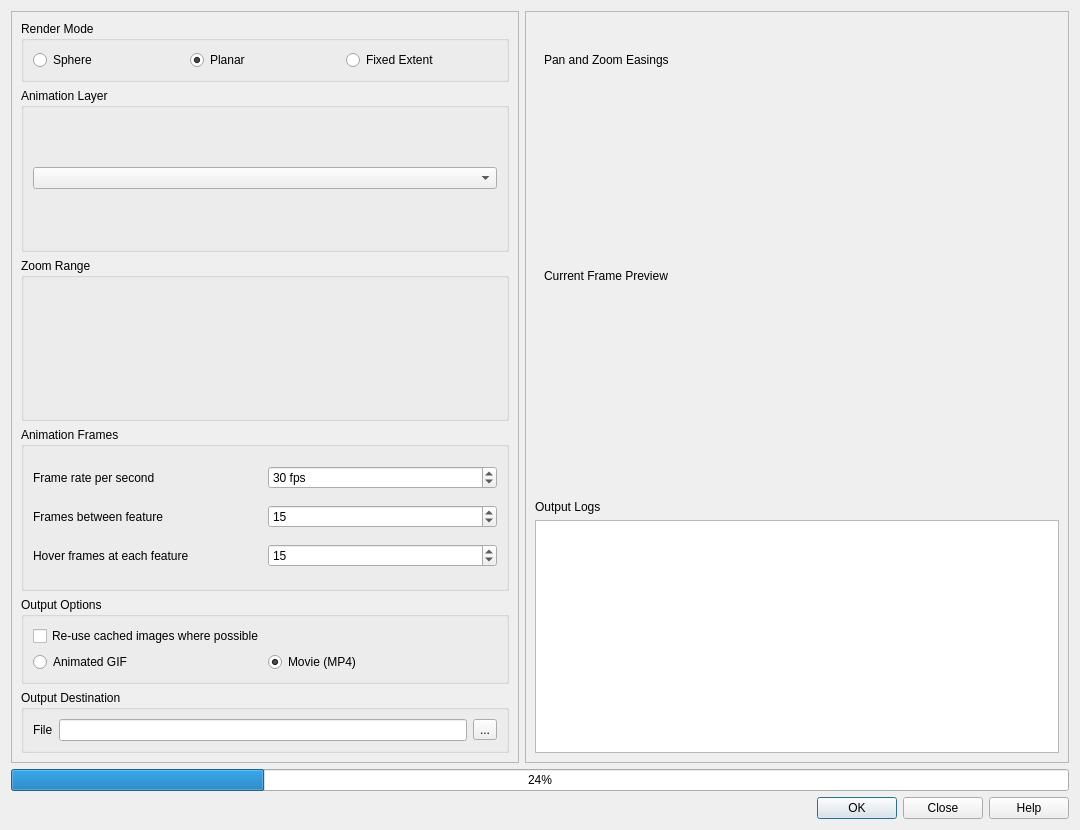
<?xml version="1.0" encoding="UTF-8"?>
<ui version="4.0">
 <class>animation_workbench_base</class>
 <widget class="QDialog" name="animation_workbench_base">
  <property name="geometry">
   <rect>
    <x>0</x>
    <y>0</y>
    <width>1080</width>
    <height>830</height>
   </rect>
  </property>
  <property name="windowTitle">
   <string>Dialog</string>
  </property>
  <layout class="QGridLayout" name="gridLayout_9">
   <item row="0" column="0">
    <widget class="QFrame" name="frame">
     <property name="frameShape">
      <enum>QFrame::StyledPanel</enum>
     </property>
     <property name="frameShadow">
      <enum>QFrame::Raised</enum>
     </property>
     <layout class="QGridLayout" name="gridLayout_7">
      <item row="1" column="0">
       <widget class="QGroupBox" name="render_mode_group">
        <property name="toolTip">
         <string>The render mode determines the behaviour and type of the animation. 
For 'Sphere' the coordinate reference system (CRS) will 
be manipulated to create a spinning globe effect. 
For 'Plane', the CRS will not be altered, but will pan and 
zoom to each point.</string>
        </property>
        <property name="title">
         <string>Render Mode</string>
        </property>
        <layout class="QGridLayout" name="gridLayout">
         <item row="0" column="0">
          <widget class="QRadioButton" name="radio_sphere">
           <property name="text">
            <string>Sphere</string>
           </property>
          </widget>
         </item>
         <item row="0" column="1">
          <widget class="QRadioButton" name="radio_planar">
           <property name="text">
            <string>Planar</string>
           </property>
           <property name="checked">
            <bool>true</bool>
           </property>
          </widget>
         </item>
         <item row="0" column="2">
          <widget class="QRadioButton" name="radio_extent">
           <property name="text">
            <string>Fixed Extent</string>
           </property>
          </widget>
         </item>
        </layout>
       </widget>
      </item>
      <item row="2" column="0">
       <widget class="QStackedWidget" name="settings_stack">
        <property name="currentIndex">
         <number>0</number>
        </property>
        <widget class="QWidget" name="non_fixed_extent_settings">
         <layout class="QGridLayout" name="gridLayout_15">
          <property name="leftMargin">
           <number>0</number>
          </property>
          <property name="topMargin">
           <number>0</number>
          </property>
          <property name="rightMargin">
           <number>0</number>
          </property>
          <property name="bottomMargin">
           <number>0</number>
          </property>
          <property name="spacing">
           <number>6</number>
          </property>
          <item row="1" column="0">
           <widget class="QGroupBox" name="zoom_range_group">
            <property name="enabled">
             <bool>true</bool>
            </property>
            <property name="toolTip">
             <string>The scale range that the animation should 
move through. The smallest scale will be 
the zenith of the animation when it zooms 
out while travelling between points, and the 
largest scale will be the scale used when 
we arrive at each point.</string>
            </property>
            <property name="title">
             <string>Zoom Range</string>
            </property>
            <layout class="QGridLayout" name="gridLayout_10">
             <item row="0" column="0">
              <widget class="QgsScaleRangeWidget" name="scale_range">
               <property name="focusPolicy">
                <enum>Qt::StrongFocus</enum>
               </property>
              </widget>
             </item>
            </layout>
           </widget>
          </item>
          <item row="2" column="0">
           <widget class="QGroupBox" name="animation_frames_group">
            <property name="title">
             <string>Animation Frames</string>
            </property>
            <layout class="QGridLayout" name="gridLayout_8">
             <item row="2" column="0">
              <widget class="QLabel" name="hover_frames_label">
               <property name="text">
                <string>Hover frames at each feature</string>
               </property>
               <property name="buddy">
                <cstring>hover_frames_spin</cstring>
               </property>
              </widget>
             </item>
             <item row="1" column="0">
              <widget class="QLabel" name="feature_frames_label">
               <property name="text">
                <string>Frames between feature</string>
               </property>
               <property name="buddy">
                <cstring>feature_frames_spin</cstring>
               </property>
              </widget>
             </item>
             <item row="1" column="1">
              <widget class="QSpinBox" name="feature_frames_spin">
               <property name="toolTip">
                <string>This is the number of frames that will be used during
 animation of the dwell period at each feature. 
Video generation is done at 30 frames per 
second, so a value of 30 here would result in a 1 second 
dwell time. 
Set to zero to disable.</string>
               </property>
               <property name="maximum">
                <number>999</number>
               </property>
               <property name="value">
                <number>15</number>
               </property>
              </widget>
             </item>
             <item row="2" column="1">
              <widget class="QSpinBox" name="hover_frames_spin">
               <property name="toolTip">
                <string>This is the number of frames that will 
be used during animation of the motion from 
one point to the next. Video generation 
is done at 30 frames per second, so a value 
of 30 here would result in a 1 second flight time 
between two consecutive points. 
Set to zero to disable.</string>
               </property>
               <property name="maximum">
                <number>999</number>
               </property>
               <property name="value">
                <number>15</number>
               </property>
              </widget>
             </item>
             <item row="0" column="1">
              <widget class="QSpinBox" name="framerate_spin">
               <property name="toolTip">
                <string>When writing to video or gif, 
how many frames per second to use.</string>
               </property>
               <property name="suffix">
                <string> fps</string>
               </property>
               <property name="value">
                <number>30</number>
               </property>
              </widget>
             </item>
             <item row="0" column="0">
              <widget class="QLabel" name="label">
               <property name="text">
                <string>Frame rate per second</string>
               </property>
              </widget>
             </item>
            </layout>
           </widget>
          </item>
          <item row="0" column="0">
           <widget class="QGroupBox" name="easings_group">
            <property name="title">
             <string>Animation Layer</string>
            </property>
            <layout class="QGridLayout" name="gridLayout_2">
             <item row="0" column="0" colspan="2">
              <widget class="QgsMapLayerComboBox" name="layer_combo"/>
             </item>
            </layout>
           </widget>
          </item>
         </layout>
        </widget>
        <widget class="QWidget" name="fixed_extent_settings">
         <layout class="QGridLayout" name="gridLayout_16">
          <item row="0" column="0">
           <widget class="QLabel" name="extent_label">
            <property name="text">
             <string>Extent</string>
            </property>
           </widget>
          </item>
          <item row="1" column="0" colspan="2">
           <widget class="QgsExtentGroupBox" name="extent_group_box"/>
          </item>
          <item row="2" column="0">
           <widget class="QLabel" name="extent_frames_label">
            <property name="text">
             <string>Frames</string>
            </property>
           </widget>
          </item>
          <item row="2" column="1">
           <widget class="QSpinBox" name="extent_frames_spin">
            <property name="maximum">
             <number>9000000</number>
            </property>
            <property name="singleStep">
             <number>30</number>
            </property>
           </widget>
          </item>
          <item row="3" column="1">
           <spacer name="verticalSpacer">
            <property name="orientation">
             <enum>Qt::Vertical</enum>
            </property>
            <property name="sizeHint" stdset="0">
             <size>
              <width>20</width>
              <height>117</height>
             </size>
            </property>
           </spacer>
          </item>
         </layout>
        </widget>
       </widget>
      </item>
      <item row="3" column="0">
       <widget class="QGroupBox" name="output_options_group">
        <property name="toolTip">
         <string>Select which output format you would like. 
Regardless of which you choose, a folder 
of images will be created, one image per frame. 
For the GIF export to work, you will 
need to have the ImageMagick 'convert'  application 
available on your system. For the MP4 option to work, 
you need to have the 'ffmpeg' application on 
your system.</string>
        </property>
        <property name="title">
         <string>Output Options</string>
        </property>
        <layout class="QGridLayout" name="gridLayout_5">
         <item row="0" column="0" colspan="2">
          <widget class="QCheckBox" name="reuse_cache">
           <property name="toolTip">
            <string>Will not erase cached images on disk 
and will resume processing from last cached image.</string>
           </property>
           <property name="text">
            <string>Re-use cached images where possible</string>
           </property>
          </widget>
         </item>
         <item row="1" column="0">
          <widget class="QRadioButton" name="radio_gif">
           <property name="text">
            <string>Animated GIF</string>
           </property>
          </widget>
         </item>
         <item row="1" column="1">
          <widget class="QRadioButton" name="rad_movie">
           <property name="text">
            <string>Movie (MP4)</string>
           </property>
           <property name="checked">
            <bool>true</bool>
           </property>
          </widget>
         </item>
        </layout>
       </widget>
      </item>
      <item row="4" column="0">
       <widget class="QGroupBox" name="output_destination_group">
        <property name="title">
         <string>Output Destination</string>
        </property>
        <layout class="QGridLayout" name="gridLayout_6">
         <item row="0" column="0">
          <widget class="QLabel" name="file_label">
           <property name="text">
            <string>File</string>
           </property>
          </widget>
         </item>
         <item row="0" column="1">
          <widget class="QLineEdit" name="file_edit">
           <property name="toolTip">
            <string>The output folder will be populated with 
all of the frames of the animation, and 
the GIF or MP4 as selected above.</string>
           </property>
          </widget>
         </item>
         <item row="0" column="2">
          <widget class="QToolButton" name="file_button">
           <property name="text">
            <string>...</string>
           </property>
          </widget>
         </item>
        </layout>
       </widget>
      </item>
     </layout>
    </widget>
   </item>
   <item row="0" column="1">
    <widget class="QFrame" name="preview_frame">
     <property name="frameShape">
      <enum>QFrame::StyledPanel</enum>
     </property>
     <property name="frameShadow">
      <enum>QFrame::Raised</enum>
     </property>
     <property name="lineWidth">
      <number>0</number>
     </property>
     <layout class="QGridLayout" name="gridLayout_3">
      <item row="2" column="0">
       <widget class="QLabel" name="output_log_label">
        <property name="text">
         <string>Output Logs</string>
        </property>
       </widget>
      </item>
      <item row="1" column="0" colspan="2">
       <widget class="QStackedWidget" name="preview_stack">
        <property name="currentIndex">
         <number>0</number>
        </property>
        <widget class="QWidget" name="preview_page">
         <layout class="QGridLayout" name="gridLayout_11">
          <item row="0" column="0">
           <widget class="QLabel" name="current_frame_preview_label">
            <property name="text">
             <string>Current Frame Preview</string>
            </property>
           </widget>
          </item>
          <item row="1" column="0">
           <widget class="QLabel" name="current_frame_preview">
            <property name="sizePolicy">
             <sizepolicy hsizetype="MinimumExpanding" vsizetype="MinimumExpanding">
              <horstretch>0</horstretch>
              <verstretch>0</verstretch>
             </sizepolicy>
            </property>
            <property name="minimumSize">
             <size>
              <width>250</width>
              <height>150</height>
             </size>
            </property>
            <property name="maximumSize">
             <size>
              <width>9999999</width>
              <height>999999</height>
             </size>
            </property>
            <property name="text">
             <string/>
            </property>
            <property name="scaledContents">
             <bool>true</bool>
            </property>
            <property name="alignment">
             <set>Qt::AlignCenter</set>
            </property>
           </widget>
          </item>
         </layout>
        </widget>
        <widget class="QWidget" name="video_page">
         <layout class="QGridLayout" name="gridLayout_12">
          <item row="0" column="0" colspan="3">
           <widget class="QLabel" name="video_preview_label">
            <property name="sizePolicy">
             <sizepolicy hsizetype="Preferred" vsizetype="Minimum">
              <horstretch>0</horstretch>
              <verstretch>0</verstretch>
             </sizepolicy>
            </property>
            <property name="text">
             <string>Video Preview</string>
            </property>
           </widget>
          </item>
          <item row="2" column="0">
           <widget class="QToolButton" name="play_button">
            <property name="text">
             <string>&gt;</string>
            </property>
           </widget>
          </item>
          <item row="1" column="0" colspan="3">
           <widget class="QWidget" name="video_preview_widget" native="true">
            <property name="sizePolicy">
             <sizepolicy hsizetype="Preferred" vsizetype="Expanding">
              <horstretch>0</horstretch>
              <verstretch>0</verstretch>
             </sizepolicy>
            </property>
           </widget>
          </item>
          <item row="2" column="1">
           <widget class="QSlider" name="video_slider">
            <property name="orientation">
             <enum>Qt::Horizontal</enum>
            </property>
           </widget>
          </item>
         </layout>
        </widget>
       </widget>
      </item>
      <item row="0" column="0" colspan="2">
       <widget class="QStackedWidget" name="status_stack">
        <property name="currentIndex">
         <number>0</number>
        </property>
        <widget class="QWidget" name="easing_status_page">
         <layout class="QGridLayout" name="gridLayout_13">
          <item row="1" column="0">
           <widget class="EasingPreview" name="pan_easing_widget" native="true">
            <property name="minimumSize">
             <size>
              <width>250</width>
              <height>150</height>
             </size>
            </property>
           </widget>
          </item>
          <item row="1" column="1">
           <widget class="EasingPreview" name="zoom_easing_widget" native="true">
            <property name="minimumSize">
             <size>
              <width>250</width>
              <height>150</height>
             </size>
            </property>
           </widget>
          </item>
          <item row="0" column="0">
           <widget class="QLabel" name="label_easings">
            <property name="text">
             <string>Pan and Zoom Easings</string>
            </property>
           </widget>
          </item>
         </layout>
        </widget>
        <widget class="QWidget" name="job_progress_page">
         <layout class="QGridLayout" name="gridLayout_14">
          <item row="3" column="0">
           <widget class="QLabel" name="remaining_features_label">
            <property name="text">
             <string>Remaining Features</string>
            </property>
            <property name="alignment">
             <set>Qt::AlignHCenter|Qt::AlignTop</set>
            </property>
           </widget>
          </item>
          <item row="0" column="0">
           <widget class="QLCDNumber" name="total_tasks_lcd">
            <property name="sizePolicy">
             <sizepolicy hsizetype="Minimum" vsizetype="MinimumExpanding">
              <horstretch>0</horstretch>
              <verstretch>0</verstretch>
             </sizepolicy>
            </property>
           </widget>
          </item>
          <item row="3" column="2">
           <widget class="QLabel" name="completed_label">
            <property name="text">
             <string>Features Completed</string>
            </property>
            <property name="alignment">
             <set>Qt::AlignHCenter|Qt::AlignTop</set>
            </property>
           </widget>
          </item>
          <item row="2" column="2">
           <widget class="QLCDNumber" name="completed_lcd">
            <property name="sizePolicy">
             <sizepolicy hsizetype="Minimum" vsizetype="MinimumExpanding">
              <horstretch>0</horstretch>
              <verstretch>0</verstretch>
             </sizepolicy>
            </property>
           </widget>
          </item>
          <item row="2" column="0">
           <widget class="QLCDNumber" name="remaining_features_lcd">
            <property name="sizePolicy">
             <sizepolicy hsizetype="Minimum" vsizetype="MinimumExpanding">
              <horstretch>0</horstretch>
              <verstretch>0</verstretch>
             </sizepolicy>
            </property>
           </widget>
          </item>
          <item row="2" column="1">
           <widget class="QLCDNumber" name="active_lcd">
            <property name="sizePolicy">
             <sizepolicy hsizetype="Minimum" vsizetype="MinimumExpanding">
              <horstretch>0</horstretch>
              <verstretch>0</verstretch>
             </sizepolicy>
            </property>
           </widget>
          </item>
          <item row="3" column="1">
           <widget class="QLabel" name="active_label">
            <property name="text">
             <string>Active Tasks</string>
            </property>
            <property name="alignment">
             <set>Qt::AlignHCenter|Qt::AlignTop</set>
            </property>
           </widget>
          </item>
          <item row="1" column="0">
           <widget class="QLabel" name="total_tasks_label">
            <property name="sizePolicy">
             <sizepolicy hsizetype="Preferred" vsizetype="Preferred">
              <horstretch>0</horstretch>
              <verstretch>0</verstretch>
             </sizepolicy>
            </property>
            <property name="text">
             <string>Total Tasks</string>
            </property>
            <property name="alignment">
             <set>Qt::AlignHCenter|Qt::AlignTop</set>
            </property>
           </widget>
          </item>
          <item row="0" column="2">
           <widget class="QLCDNumber" name="completed_tasks_lcd">
            <property name="sizePolicy">
             <sizepolicy hsizetype="Minimum" vsizetype="MinimumExpanding">
              <horstretch>0</horstretch>
              <verstretch>0</verstretch>
             </sizepolicy>
            </property>
           </widget>
          </item>
          <item row="1" column="2">
           <widget class="QLabel" name="completed_tasks_label">
            <property name="sizePolicy">
             <sizepolicy hsizetype="Preferred" vsizetype="Preferred">
              <horstretch>0</horstretch>
              <verstretch>0</verstretch>
             </sizepolicy>
            </property>
            <property name="text">
             <string>Completed Tasks</string>
            </property>
            <property name="alignment">
             <set>Qt::AlignHCenter|Qt::AlignTop</set>
            </property>
           </widget>
          </item>
         </layout>
        </widget>
       </widget>
      </item>
      <item row="3" column="0" colspan="2">
       <widget class="QTextEdit" name="output_log_text_edit">
        <property name="html">
         <string>&lt;!DOCTYPE HTML PUBLIC &quot;-//W3C//DTD HTML 4.0//EN&quot; &quot;http://www.w3.org/TR/REC-html40/strict.dtd&quot;&gt;
&lt;html&gt;&lt;head&gt;&lt;meta name=&quot;qrichtext&quot; content=&quot;1&quot; /&gt;&lt;style type=&quot;text/css&quot;&gt;
p, li { white-space: pre-wrap; }
&lt;/style&gt;&lt;/head&gt;&lt;body style=&quot; font-family:'Cantarell'; font-size:11pt; font-weight:400; font-style:normal;&quot;&gt;
&lt;p style=&quot;-qt-paragraph-type:empty; margin-top:0px; margin-bottom:0px; margin-left:0px; margin-right:0px; -qt-block-indent:0; text-indent:0px;&quot;&gt;&lt;br /&gt;&lt;/p&gt;&lt;/body&gt;&lt;/html&gt;</string>
        </property>
       </widget>
      </item>
     </layout>
    </widget>
   </item>
   <item row="1" column="0" colspan="2">
    <widget class="QProgressBar" name="progress_bar">
     <property name="value">
      <number>24</number>
     </property>
    </widget>
   </item>
   <item row="2" column="0" colspan="2">
    <widget class="QDialogButtonBox" name="button_box">
     <property name="orientation">
      <enum>Qt::Horizontal</enum>
     </property>
     <property name="standardButtons">
      <set>QDialogButtonBox::Close|QDialogButtonBox::Help|QDialogButtonBox::Ok</set>
     </property>
    </widget>
   </item>
  </layout>
 </widget>
 <customwidgets>
  <customwidget>
   <class>QgsCollapsibleGroupBox</class>
   <extends>QGroupBox</extends>
   <header>qgscollapsiblegroupbox.h</header>
   <container>1</container>
  </customwidget>
  <customwidget>
   <class>QgsExtentGroupBox</class>
   <extends>QgsCollapsibleGroupBox</extends>
   <header>qgsextentgroupbox.h</header>
   <container>1</container>
  </customwidget>
  <customwidget>
   <class>QgsMapLayerComboBox</class>
   <extends>QComboBox</extends>
   <header>qgsmaplayercombobox.h</header>
  </customwidget>
  <customwidget>
   <class>QgsScaleRangeWidget</class>
   <extends>QWidget</extends>
   <header>qgsscalerangewidget.h</header>
  </customwidget>
  <customwidget>
   <class>EasingPreview</class>
   <extends>QWidget</extends>
   <header>QGISAnimationWorkbench.easing_preview</header>
   <container>1</container>
  </customwidget>
 </customwidgets>
 <tabstops>
  <tabstop>scale_range</tabstop>
  <tabstop>radio_sphere</tabstop>
  <tabstop>radio_planar</tabstop>
  <tabstop>feature_frames_spin</tabstop>
  <tabstop>hover_frames_spin</tabstop>
  <tabstop>reuse_cache</tabstop>
  <tabstop>radio_gif</tabstop>
  <tabstop>rad_movie</tabstop>
  <tabstop>file_edit</tabstop>
  <tabstop>file_button</tabstop>
  <tabstop>output_log_text_edit</tabstop>
 </tabstops>
 <resources/>
 <connections>
  <connection>
   <sender>button_box</sender>
   <signal>accepted()</signal>
   <receiver>animation_workbench_base</receiver>
   <slot>accept()</slot>
   <hints>
    <hint type="sourcelabel">
     <x>260</x>
     <y>823</y>
    </hint>
    <hint type="destinationlabel">
     <x>157</x>
     <y>274</y>
    </hint>
   </hints>
  </connection>
  <connection>
   <sender>button_box</sender>
   <signal>rejected()</signal>
   <receiver>animation_workbench_base</receiver>
   <slot>reject()</slot>
   <hints>
    <hint type="sourcelabel">
     <x>328</x>
     <y>823</y>
    </hint>
    <hint type="destinationlabel">
     <x>286</x>
     <y>274</y>
    </hint>
   </hints>
  </connection>
 </connections>
</ui>
